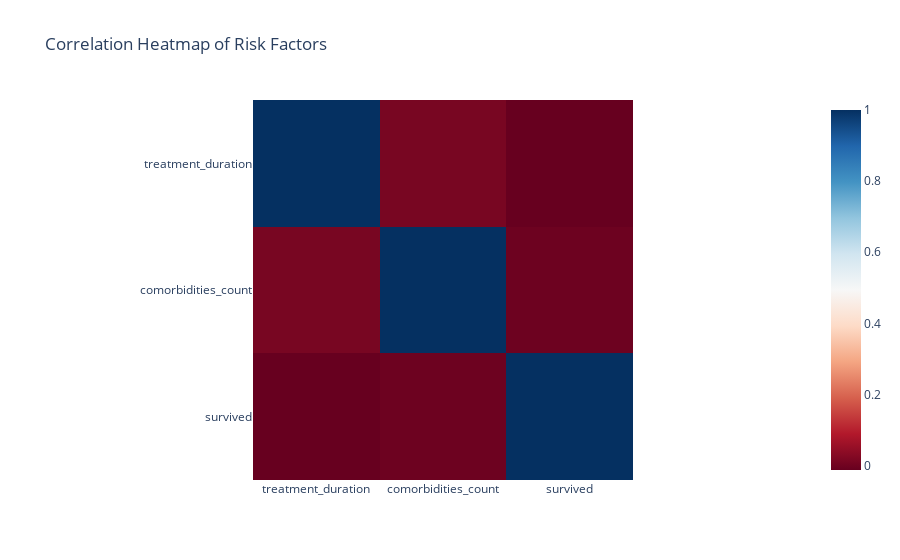

Notebook cell for this chart:
### Markdown cell above
## 3. Risk Factor Analysis

### Code cell
# Create a correlation matrix for numerical features
numerical_cols = ['treatment_duration', 'comorbidities_count']
correlation_matrix = df[numerical_cols + ['survived']].corr()

# Create heatmap
fig = px.imshow(correlation_matrix,
                title='Correlation Heatmap of Risk Factors',
                color_continuous_scale='RdBu')

fig.show()

### Figure 1 — Plotly figure (JSON) as saved in the notebook; plotly's stock layout.template omitted (floating-point values rounded to 4 significant figures)
{"data": [{"coloraxis": "coloraxis", "hovertemplate": "x: %{x}<br>y: %{y}<br>color: %{z}<extra></extra>", "name": "0", "type": "heatmap", "x": ["treatment_duration", "comorbidities_count", "survived"], "xaxis": "x", "y": ["treatment_duration", "comorbidities_count", "survived"], "yaxis": "y", "z": [[1, 0.01113, -0.01223], [0.01113, 1, -0.004521], [-0.01223, -0.004521, 1]]}], "layout": {"coloraxis": {"colorscale": [[0, "rgb(103,0,31)"], [0.1, "rgb(178,24,43)"], [0.2, "rgb(214,96,77)"], [0.3, "rgb(244,165,130)"], [0.4, "rgb(253,219,199)"], [0.5, "rgb(247,247,247)"], [0.6, "rgb(209,229,240)"], [0.7, "rgb(146,197,222)"], [0.8, "rgb(67,147,195)"], [0.9, "rgb(33,102,172)"], [1, "rgb(5,48,97)"]]}, "title": {"text": "Correlation Heatmap of Risk Factors"}, "xaxis": {"anchor": "y", "constrain": "domain", "domain": [0, 1], "scaleanchor": "y"}, "yaxis": {"anchor": "x", "autorange": "reversed", "constrain": "domain", "domain": [0, 1]}}}
